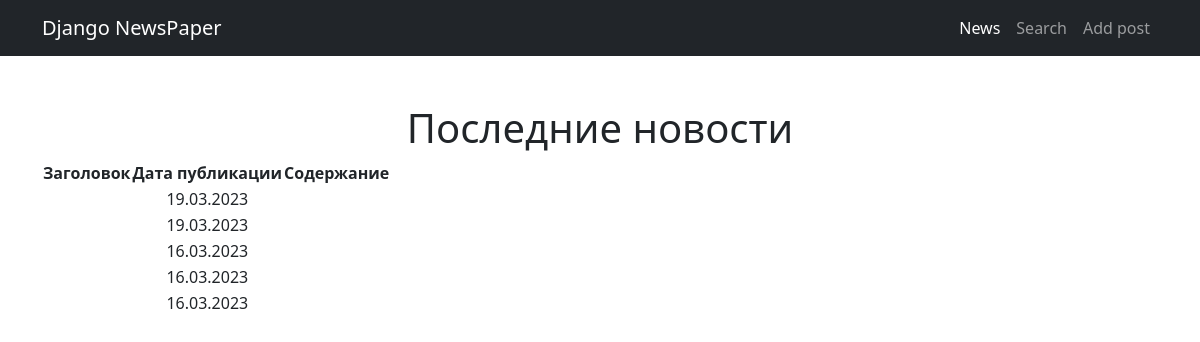
Before: /news/ with the older database file.
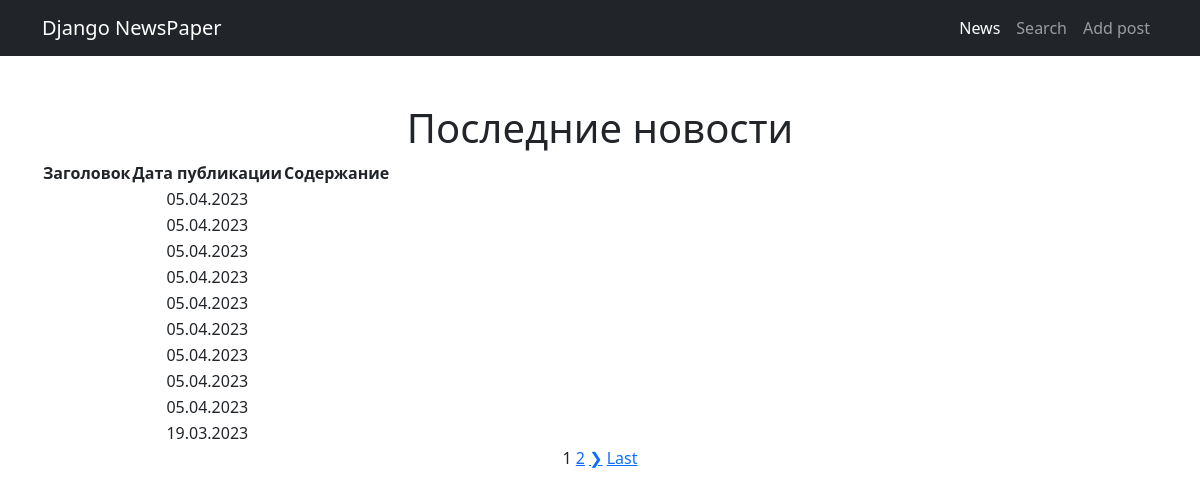
After: the same page with the newer database file.
### news/models.py (models this page shows, shortened)
class Post(models.Model):
    ARTICLE = 'AR'
    NEWS = 'NW'
    POST_TYPE = [
        (ARTICLE, 'Статья'),
        (NEWS, 'Новость')
        ]
    author = models.ForeignKey(Author, on_delete=models.CASCADE, verbose_name='Автор')
    categoryType = models.CharField(max_length=2, choices=POST_TYPE, default=ARTICLE, verbose_name='Тип')
    dateCreation = models.DateTimeField(auto_now_add=True, verbose_name='Дата создания')
    postCategory = models.ManyToManyField(Category, through='PostCategory', verbose_name='Категория')
    title = models.CharField(max_length=128, verbose_name='Заголовок')
    text = models.TextField(verbose_name='Текст')
    rating = models.SmallIntegerField(default=0, verbose_name='Рейтинг')
    def get_absolute_url(self):
        return reverse('post_detail', kwargs={'pk' : self.pk})

### news/views.py (the view)
# urls.py: path('', PostsList.as_view(), name='news'),
class PostsList(ListView):
    model = Post
    template_name = 'post_list.html'
    context_object_name = 'posts'
    ordering = '-dateCreation'
    paginate_by = 10

### news/templatetags/custom_filters.py (called while the page is built)
@register.filter(name='censor')
def censor(value):
    censored = profanity.censor(value, '$')
    return censored

### templates/post_list.html (shortened to what this page needs)
{% extends 'default.html' %}
{% load custom_filters %}
{% block content %}
{% if posts %}
    <h1>Последние новости</h1>
    <table>
        <thead>
            <th>
                Заголовок
            </th>
            <th>
                Дата публикации
            </th>
            <th>
                Содержание
            </th>
        </thead>
        {% for post in posts %}
        <tr>
            <td>
            </td>
            <td>
                {{ post.dateCreation|date:'d.m.Y' }}
            </td>
            <td>
            </td>
        </tr>
        {% endfor %}
    </table>
    {% if is_paginated %}
        {% for num in page_obj.paginator.page_range %}
            {% if page_obj.number == num %}
                <a>{{ num }}</a>
            {% elif num > page_obj.number|add:'-2' and num < page_obj.number|add:'2' %}
                <a href="?page={{ num }}">{{ num }}</a>
            {% endif %}
        {% endfor %}
        {% if page_obj.has_next %}
            <a href="?page={{ page_obj.next_page_number }}">&#10095;</a>
            <a href="?page={{ page_obj.paginator.num_pages }}">Last</a>
        {% endif %}
    {% endif %}
{% else %}
    <h2>Товаров нет!</h2>
{% endif %}
{% endblock content %}

Changed rows visible on the page:
no longer on this page (row unchanged): Post: dateCreation "19.03.2023"
no longer on this page (row unchanged): Post: dateCreation "16.03.2023"
no longer on this page (row unchanged): Post: dateCreation "16.03.2023"
no longer on this page (row unchanged): Post: dateCreation "16.03.2023"
added Post: dateCreation "05.04.2023"
added Post: dateCreation "05.04.2023"
added Post: dateCreation "05.04.2023"
added Post: dateCreation "05.04.2023"
added Post: dateCreation "05.04.2023"
added Post: dateCreation "05.04.2023"
added Post: dateCreation "05.04.2023"
added Post: dateCreation "05.04.2023"
added Post: dateCreation "05.04.2023"
Other visible differences:
new list line: "1"
new list line: "2"
text now shown: "❯ Last"
